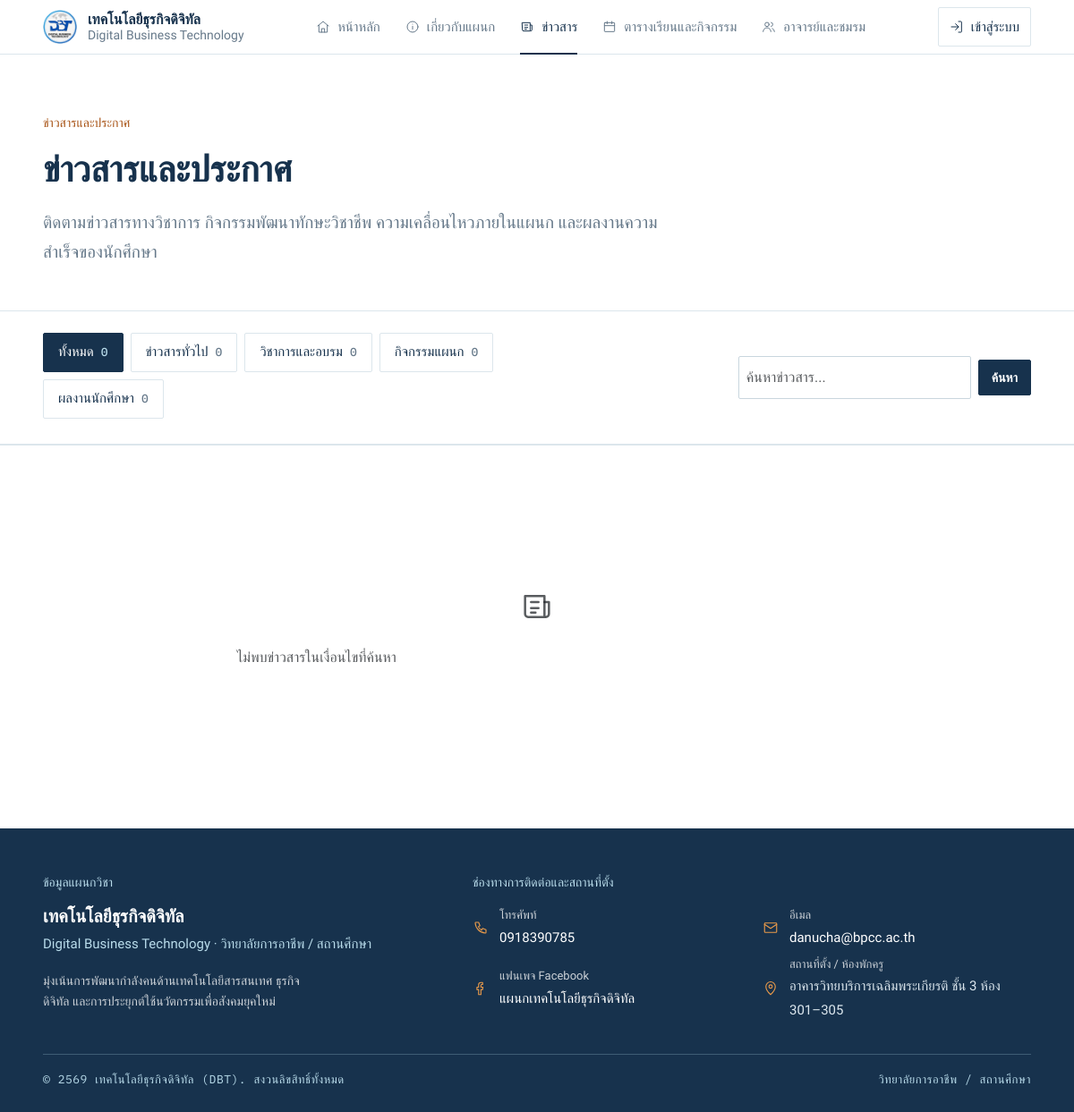
Page /pages/news.php on the committed database.
### tables this page shows
CREATE TABLE
  IF NOT EXISTS `news_categories` (
    `id` INT AUTO_INCREMENT PRIMARY KEY,
    `name` VARCHAR(50) NOT NULL,
    `slug` VARCHAR(50) NOT NULL UNIQUE
  );

### includes/services/NewsService.php (called while the page is built, shortened)
<?php
require_once __DIR__ . '/../db.php';
require_once __DIR__ . '/../helpers.php';
require_once __DIR__ . '/CacheService.php';
class NewsService
{
    public static function getCategories(): array
    {
        return CacheService::remember('news_categories_all', 120, function () {
            return q("
                SELECT c.*, COUNT(n.id) as news_count
                FROM news_categories c
                LEFT JOIN news n ON n.category_id = c.id
                GROUP BY c.id
                ORDER BY c.id ASC
            ")->fetchAll();
        });
    }
    public static function countAll(?string $catSlug = null, ?string $search = null): int
    {
        $where = "WHERE 1=1";
        $params = [];
        return (int) q("
            SELECT COUNT(n.id)
            FROM news n
            JOIN news_categories c ON n.category_id = c.id
            {$where}
        ", $params)->fetchColumn();
    }
}

### includes/db.php (called while the page is built, shortened)
<?php
function db(): PDO
{
    static $pdo = null;
    if ($pdo !== null) {
        return $pdo;
    }
    $options = [
        PDO::ATTR_ERRMODE            => PDO::ERRMODE_EXCEPTION,
        PDO::ATTR_DEFAULT_FETCH_MODE => PDO::FETCH_ASSOC,
        PDO::ATTR_EMULATE_PREPARES   => false,
    ];
    try {
        $dsn = 'mysql:host=' . DB_HOST . ';port=' . DB_PORT . ';dbname=' . DB_NAME . ';charset=utf8mb4';
        $pdo = new PDO($dsn, DB_USER, DB_PASS, $options);
    } catch (PDOException $e) {
        try {
            $rootDsn = 'mysql:host=' . DB_HOST . ';port=' . DB_PORT . ';charset=utf8mb4';
            $rootPdo = new PDO($rootDsn, DB_USER, DB_PASS, $options);
            $dbNameEscaped = str_replace('`', '``', DB_NAME);
            $rootPdo->exec("CREATE DATABASE IF NOT EXISTS `{$dbNameEscaped}` CHARACTER SET utf8mb4 COLLATE utf8mb4_unicode_ci");
            unset($rootPdo);
            $pdo = new PDO($dsn, DB_USER, DB_PASS, $options);
        } catch (PDOException $subEx) {
            error_log("Database connection & auto-create error: " . $subEx->getMessage());
            http_response_code(500);
            exit('<p style="font-family:sans-serif;padding:2rem">เชื่อมต่อฐานข้อมูลไม่ได้ - ตรวจสอบค่าใน <code>.env</code> หรือ <code>includes/config.php</code></p>');
        }
    }
    try {
        $tableCheck = $pdo->query("SHOW TABLES LIKE 'users'")->fetch();
    } catch (PDOException $e) {
        error_log("Schema check error: " . $e->getMessage());
    }
    return $pdo;
}
function execute_query(string $sql, array $params = []): PDOStatement
{
    $st = db()->prepare($sql);
    $st->execute($params);
    return $st;
}
function q(string $sql, array $params = []): PDOStatement
{
    return execute_query($sql, $params);
}

### includes/services/CacheService.php (called while the page is built, shortened)
<?php
class CacheService
{
    private static ?string $cacheDir = null;
    public static function getCacheDir(): string
    {
        if (self::$cacheDir === null) {
            $dir = dirname(__DIR__, 2) . DIRECTORY_SEPARATOR . 'scratch' . DIRECTORY_SEPARATOR . 'cache';
            self::$cacheDir = $dir;
        }
        return self::$cacheDir;
    }
    private static function getFilePath(string $key): string
    {
        $safeKey = preg_replace('/[^a-zA-Z0-9_\-]/', '_', $key);
        return self::getCacheDir() . DIRECTORY_SEPARATOR . 'dbt_' . $safeKey . '.cache';
    }
    public static function get(string $key, $default = null)
    {
        $file = self::getFilePath($key);
        if (!file_exists($file)) {
            return $default;
        }
        $content = @file_get_contents($file);
        $payload = @unserialize($content);
        return $payload['data'];
    }
    public static function set(string $key, $data, int $ttl = self::DEFAULT_TTL): bool
    {
        $effectiveTtl = max(5, min($ttl, self::MAX_TTL));
        $expiresAt    = time() + $effectiveTtl;
        $payload = [
            'expires_at' => $expiresAt,
            'created_at' => time(),
            'data'       => $data,
        ];
        $file = self::getFilePath($key);
        $serialized = serialize($payload);
        return (bool) @file_put_contents($file, $serialized, LOCK_EX);
    }
    public static function remember(string $key, int $ttl, callable $callback)
    {
        $value = self::get($key);
        $value = $callback();
        return $value;
    }
}

### pages/news.php (the view, shortened to what this page needs)
<?php
require_once __DIR__ . '/../includes/config.php';
require_once __DIR__ . '/../includes/helpers.php';
require_once __DIR__ . '/../includes/services/NewsService.php';
    ?>
    <?php
$catSlug     = filter_input(INPUT_GET, 'cat', FILTER_DEFAULT) ?: '';
$searchQuery = trim((string) ($_GET['q'] ?? ''));
$currentPage = max(1, (int) ($_GET['page'] ?? 1));
$categories = NewsService::getCategories();
$totalCount = NewsService::countAll();
$pagination = NewsService::getPaginated($currentPage, 9, $catSlug, $searchQuery);
$newsList   = $pagination['items'];
include __DIR__ . '/../includes/header.php';
?>
<div class="page-head">
  <div class="container-xl">
    <p class="eyebrow">
      <span>ข่าวสารและประกาศ</span>
    </p>
    <h1>ข่าวสารและประกาศ</h1>
    <p class="lead-text">
      ติดตามข่าวสารทางวิชาการ กิจกรรมพัฒนาทักษะวิชาชีพ ความเคลื่อนไหวภายในแผนก และผลงานความสำเร็จของนักศึกษา
    </p>
  </div>
</div>
<section class="section" style="padding-top: var(--s-5); padding-bottom: var(--s-5); border-bottom: 1px solid var(--c-line);">
  <div class="container-xl">
    <div class="row align-items-center gy-3">
      <div class="col-12 col-md-7">
        <div class="chip-scroll" role="tablist" aria-label="กรองหมวดหมู่ข่าว">
          <a href="<?= url('news' . ($searchQuery ? '?q=' . urlencode($searchQuery) : '')) ?>" class="chip" <?= empty($catSlug) ? 'aria-current="page"' : '' ?>>
            <span>ทั้งหมด</span>
            <span class="count"><?= $totalCount ?></span>
          </a>
          <?php foreach ($categories as $cat): ?>
            <a href="<?= url('news?cat=' . urlencode($cat['slug']) . ($searchQuery ? '&q=' . urlencode($searchQuery) : '')) ?>" class="chip" <?= $catSlug === $cat['slug'] ? 'aria-current="page"' : '' ?>>
              <span><?= e($cat['name']) ?></span>
              <span class="count"><?= (int) $cat['news_count'] ?></span>
            </a>
          <?php endforeach; ?>
        </div>
      </div>
      <div class="col-12 col-md-5">
        <form method="get" action="<?= url('news') ?>" class="d-flex align-items-center gap-2 justify-content-md-end m-0">
          <input type="search"
                 name="q"
                 class="form-control form-control-sm"
                 style="max-width: 260px;"
                 placeholder="ค้นหาข่าวสาร..."
                 value="<?= e($searchQuery) ?>">
          <button type="submit" class="btn btn-sm btn-navy" style="white-space: nowrap;">
            <span>ค้นหา</span>
          </button>
        </form>
      </div>
    </div>
  </div>
</section>
<section class="section">
  <div class="container-xl">
    <?php if (empty($newsList)): ?>
      <div class="text-center py-5 text-muted">
        <?= icon('news', 40) ?>
        <p class="mt-3">ไม่พบข่าวสารในเงื่อนไขที่ค้นหา</p>
      </div>
    <?php endif; ?>
  </div>
</section>
<?php include __DIR__ . '/../includes/footer.php'; ?>

### assets/css/tokens.css (style rules this page uses)
:root { --c-bg: #ffffff; --c-bg-alt: #f4f8fa; --c-surface: #f8fafc; --c-blue-100: #e6f1f5; --c-blue-200: #d5eaf4; --c-blue-300: #b9dceb; --c-navy: #17324d; --c-navy-80: #2e4a66; --c-ink: #111827; --c-text: #334a60; --c-muted: #66798a; --c-line: #dce6ec; --c-accent: #e99a4a; --c-accent-ink: #a85417; --c-success: #1f7a4d; --c-success-bg: #eef7f2; --c-danger: #b42318; --c-danger-bg: #fdf1f0; --c-warning: #8a4b08; --c-warning-bg: #fff6e8; --c-info: #075985; --c-info-bg: #f0f7ff; --font-display: "Kanit", sans-serif; --font-heading: "Kanit", "Prompt", -apple-system, BlinkMacSystemFont, "Segoe UI", Roboto, sans-serif; --font-sans: "Prompt", -apple-system, BlinkMacSystemFont, "Segoe UI", Roboto, "Helvetica Neue", Arial, sans-serif; --font-body: "Prompt", sans-serif; --font-mono: "IBM Plex Mono", ui-monospace, Menlo, Monaco, Consolas, monospace; --font-document: "Sarabun", sans-serif; --weight-regular: 400; --weight-medium: 500; --weight-semibold: 600; --weight-bold: 700; --fs-display: clamp(2.5rem, 3.5vw + 1rem, 4.5rem); --fs-h1: clamp(2rem, 2vw + 1rem, 3rem); --fs-h2: clamp(1.5rem, 1.2vw + 1rem, 2rem); --fs-h3: clamp(1.125rem, 0.5vw + 1rem, 1.375rem); --fs-h4: 1.125rem; --fs-body: 1rem; --fs-small: 0.9375rem; --fs-body-sm: 0.9375rem; --fs-caption: 0.8125rem; --fs-eyebrow: 0.75rem; --fs-mono: 0.875rem; --lh-display: 1.2; --lh-heading: 1.35; --lh-body: 1.8; --lh-compact: 1.5; --s-1: 4px; --s-2: 8px; --s-3: 12px; --s-4: 16px; --s-5: 24px; --s-6: 32px; --s-7: 48px; --s-8: 64px; --s-9: 96px; --s-10: 128px; --gutter: 20px; --content-gutter: 24px; --section-y: 56px; --container-max: 1200px; --container-wide: 1296px; --header-height: 64px; --bottom-nav-h: 64px; --radius-none: 0; --radius-sm: 2px; --radius: 2px; --radius-md: 4px; --radius-lg: 8px; --ease-out: cubic-bezier(0.2, 0.7, 0.2, 1); --dur: 200ms; --bs-body-font-family: var(--font-sans); --bs-body-font-size: var(--fs-body); --bs-body-line-height: var(--lh-body); --bs-body-color: var(--c-ink); --bs-body-bg: var(--c-bg); --bs-border-color: var(--c-line); --bs-border-radius: var(--radius); --bs-border-radius-sm: var(--radius); --bs-border-radius-lg: var(--radius-md); --bs-link-color: var(--c-navy); --bs-link-color-rgb: 23, 50, 77; --bs-link-hover-color: var(--c-accent-ink); --bs-link-hover-color-rgb: 168, 84, 23; --bs-heading-color: var(--c-navy); --bs-gutter-x: calc(var(--gutter) * 2); }
@media (min-width: 768px) { :root { --gutter: 32px; --content-gutter: 32px; --section-y: 80px; } }
@media (min-width: 1024px) { :root { --gutter: 48px; --section-y: 112px; } }

### assets/css/base.css (style rules this page uses)
html { -webkit-text-size-adjust: 100%; scroll-padding-top: 80px; }
body { font-family: var(--font-body); font-size: var(--fs-body); font-weight: var(--weight-regular); line-height: var(--lh-body); color: var(--c-text); background-color: var(--c-bg); padding-bottom: calc(var(--bottom-nav-h) + env(safe-area-inset-bottom)); text-rendering: optimizeLegibility; -webkit-font-smoothing: antialiased; -moz-osx-font-smoothing: grayscale; overflow-x: hidden; }
@media (min-width: 768px) { body { padding-bottom: 0; } }
h1, h2, h3, h4, h5, h6, .heading-display, .heading-editorial { font-family: var(--font-display); font-weight: var(--weight-semibold); line-height: var(--lh-heading); color: var(--c-navy); margin-top: 0; }
h1, .heading-display { font-size: var(--fs-h1); }
p { max-width: 68ch; margin-top: 0; margin-bottom: 1rem; line-height: var(--lh-body); }
a { color: var(--c-navy); text-underline-offset: 0.2em; text-decoration-thickness: 1px; }
a, button { touch-action: manipulation; }
.container-xl { max-width: var(--container-max); padding-inline: var(--gutter); }
.lead-text { font-size: 1.0625rem; color: var(--c-muted); line-height: 1.75; }
@media (min-width: 1024px) { .lead-text { font-size: 1.1875rem; } }
.section { padding-block: var(--section-y); }
.section + .section { border-top: 1px solid var(--c-line); }

### assets/css/components/forms.css (style rules this page uses)
.form-control, .form-select { min-height: 48px; font-size: 1rem; border-color: #c9d6de; border-radius: var(--radius); color: var(--c-ink); }

### assets/css/pages/page-about.css (style rules this page uses)
.page-head { border-bottom: 1px solid var(--c-line); padding: var(--s-6) 0; }
.page-head h1 { margin: 0; }
.page-head .lead-text { margin: var(--s-4) 0 0; }
@media (min-width: 1024px) { .page-head { padding: var(--s-8) 0 var(--s-7); } }

### rows in the picture
news_categories: name "ข่าวสารทั่วไป", news_count "0"
news_categories: name "วิชาการและอบรม", news_count "0"
news_categories: name "กิจกรรมแผนก", news_count "0"
news_categories: name "ผลงานนักศึกษา", news_count "0"

### other values in the picture
SITE_NAME "เทคโนโลยีธุรกิจดิจิทัล"
SITE_NAME_EN "Digital Business Technology"
$totalCount "0"
INSTITUTE_NAME "วิทยาลัยการอาชีพ / สถานศึกษา"
SettingService::get('contact_phone', CONTACT_PHONE) "0918390785"
SettingService::get('contact_email', CONTACT_EMAIL) "danucha@bpcc.ac.th"
SettingService::get('contact_facebook_name', CONTACT_FACEBOOK_NAME) "แผนกเทคโนโลยีธุรกิจดิจิทัล"
SettingService::get('contact_address', CONTACT_ADDRESS) "อาคารวิทยบริการเฉลิมพระเกียรติ ชั้น 3 ห้อง 301–305"
SITE_SHORT "DBT"
